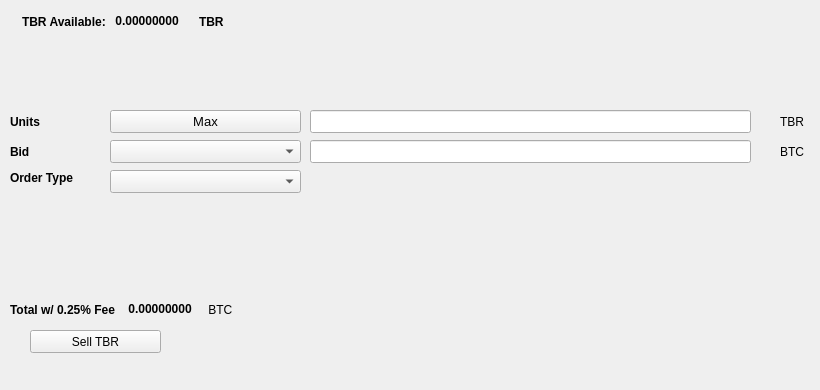
   <widget class="QWidget" name="SellTab">
    <attribute name="title">
     <string>Sell</string>
    </attribute>
    <widget class="QLabel" name="label_16">
     <property name="geometry">
      <rect>
       <x>780</x>
       <y>140</y>
       <width>31</width>
       <height>23</height>
      </rect>
     </property>
     <property name="text">
      <string>BTC</string>
     </property>
    </widget>
    <widget class="QComboBox" name="SellBidcomboBox">
     <property name="geometry">
      <rect>
       <x>110</x>
       <y>140</y>
       <width>191</width>
       <height>23</height>
      </rect>
     </property>
     <property name="font">
      <font>
       <pointsize>10</pointsize>
      </font>
     </property>
    </widget>
    <widget class="QLabel" name="label_18">
     <property name="geometry">
      <rect>
       <x>10</x>
       <y>110</y>
       <width>46</width>
       <height>23</height>
      </rect>
     </property>
     <property name="font">
      <font>
       <weight>75</weight>
       <bold>true</bold>
      </font>
     </property>
     <property name="text">
      <string>Units</string>
     </property>
    </widget>
    <widget class="QPushButton" name="Sell_Max_Amount">
     <property name="geometry">
      <rect>
       <x>110</x>
       <y>110</y>
       <width>191</width>
       <height>23</height>
      </rect>
     </property>
     <property name="font">
      <font>
       <pointsize>10</pointsize>
      </font>
     </property>
     <property name="text">
      <string>Max</string>
     </property>
    </widget>
    <widget class="QLabel" name="label_20">
     <property name="geometry">
      <rect>
       <x>10</x>
       <y>170</y>
       <width>91</width>
       <height>16</height>
      </rect>
     </property>
     <property name="font">
      <font>
       <weight>75</weight>
       <bold>true</bold>
      </font>
     </property>
     <property name="text">
      <string>Order Type</string>
     </property>
    </widget>
    <widget class="QComboBox" name="SellOrdertypeCombo">
     <property name="geometry">
      <rect>
       <x>110</x>
       <y>170</y>
       <width>191</width>
       <height>23</height>
      </rect>
     </property>
     <property name="font">
      <font>
       <pointsize>10</pointsize>
      </font>
     </property>
    </widget>
    <widget class="QLabel" name="label_21">
     <property name="geometry">
      <rect>
       <x>10</x>
       <y>140</y>
       <width>46</width>
       <height>23</height>
      </rect>
     </property>
     <property name="font">
      <font>
       <weight>75</weight>
       <bold>true</bold>
      </font>
     </property>
     <property name="text">
      <string>Bid</string>
     </property>
    </widget>
    <widget class="QLabel" name="label_22">
     <property name="geometry">
      <rect>
       <x>780</x>
       <y>110</y>
       <width>31</width>
       <height>23</height>
      </rect>
     </property>
     <property name="text">
      <string>TBR</string>
     </property>
    </widget>
    <widget class="QLineEdit" name="UnitsInputTBR">
     <property name="geometry">
      <rect>
       <x>310</x>
       <y>110</y>
       <width>441</width>
       <height>23</height>
      </rect>
     </property>
     <property name="font">
      <font>
       <pointsize>9</pointsize>
       <weight>75</weight>
       <bold>true</bold>
      </font>
     </property>
    </widget>
    <widget class="QLineEdit" name="SellBidPriceEdit">
     <property name="geometry">
      <rect>
       <x>310</x>
       <y>140</y>
       <width>441</width>
       <height>23</height>
      </rect>
     </property>
     <property name="font">
      <font>
       <pointsize>9</pointsize>
       <weight>75</weight>
       <bold>true</bold>
      </font>
     </property>
    </widget>
    <widget class="QPushButton" name="SellTBRBTN">
     <property name="geometry">
      <rect>
       <x>30</x>
       <y>330</y>
       <width>131</width>
       <height>23</height>
      </rect>
     </property>
     <property name="text">
      <string>Sell TBR</string>
     </property>
     <property name="icon">
      <iconset resource="../tiberium">
       <normaloff>:/icons/bitcoin</normaloff>:/icons/bitcoin</iconset>
     </property>
    </widget>
    <widget class="QWidget" name="layoutWidget3">
     <property name="geometry">
      <rect>
       <x>22</x>
       <y>12</y>
       <width>258</width>
       <height>19</height>
      </rect>
     </property>
     <layout class="QHBoxLayout" name="horizontalLayout">
      <item>
       <widget class="QLabel" name="label232_2">
        <property name="font">
         <font>
          <weight>75</weight>
          <bold>true</bold>
         </font>
        </property>
        <property name="text">
         <string>TBR Available:</string>
        </property>
       </widget>
      </item>
      <item>
       <widget class="QLabel" name="TBRAvailableLabel">
        <property name="palette">
         <palette>
          <active>
           <colorrole role="WindowText">
            <brush brushstyle="SolidPattern">
             <color alpha="255">
              <red>0</red>
              <green>0</green>
              <blue>0</blue>
             </color>
            </brush>
           </colorrole>
           <colorrole role="Button">
            <brush brushstyle="SolidPattern">
             <color alpha="255">
              <red>0</red>
              <green>170</green>
              <blue>0</blue>
             </color>
            </brush>
           </colorrole>
           <colorrole role="Light">
            <brush brushstyle="SolidPattern">
             <color alpha="255">
              <red>0</red>
              <green>255</green>
              <blue>0</blue>
             </color>
            </brush>
           </colorrole>
           <colorrole role="Midlight">
            <brush brushstyle="SolidPattern">
             <color alpha="255">
              <red>0</red>
              <green>212</green>
              <blue>0</blue>
             </color>
            </brush>
           </colorrole>
           <colorrole role="Dark">
            <brush brushstyle="SolidPattern">
             <color alpha="255">
              <red>0</red>
              <green>85</green>
              <blue>0</blue>
             </color>
            </brush>
           </colorrole>
           <colorrole role="Mid">
            <brush brushstyle="SolidPattern">
             <color alpha="255">
              <red>0</red>
              <green>113</green>
              <blue>0</blue>
             </color>
            </brush>
           </colorrole>
           <colorrole role="Text">
            <brush brushstyle="SolidPattern">
             <color alpha="255">
              <red>0</red>
              <green>170</green>
              <blue>0</blue>
             </color>
            </brush>
           </colorrole>
           <colorrole role="BrightText">
            <brush brushstyle="SolidPattern">
             <color alpha="255">
              <red>255</red>
              <green>255</green>
              <blue>255</blue>
             </color>
            </brush>
           </colorrole>
           <colorrole role="ButtonText">
            <brush brushstyle="SolidPattern">
             <color alpha="255">
              <red>0</red>
              <green>0</green>
              <blue>0</blue>
             </color>
            </brush>
           </colorrole>
           <colorrole role="Base">
            <brush brushstyle="SolidPattern">
             <color alpha="255">
              <red>255</red>
              <green>255</green>
              <blue>255</blue>
             </color>
            </brush>
           </colorrole>
           <colorrole role="Window">
            <brush brushstyle="SolidPattern">
             <color alpha="255">
              <red>0</red>
              <green>170</green>
              <blue>0</blue>
             </color>
            </brush>
           </colorrole>
           <colorrole role="Shadow">
            <brush brushstyle="SolidPattern">
             <color alpha="255">
              <red>0</red>
              <green>0</green>
              <blue>0</blue>
             </color>
            </brush>
           </colorrole>
           <colorrole role="AlternateBase">
            <brush brushstyle="SolidPattern">
             <color alpha="255">
              <red>127</red>
              <green>212</green>
              <blue>127</blue>
             </color>
            </brush>
           </colorrole>
           <colorrole role="ToolTipBase">
            <brush brushstyle="SolidPattern">
             <color alpha="255">
              <red>255</red>
              <green>255</green>
              <blue>220</blue>
             </color>
            </brush>
           </colorrole>
           <colorrole role="ToolTipText">
            <brush brushstyle="SolidPattern">
             <color alpha="255">
              <red>0</red>
              <green>0</green>
              <blue>0</blue>
             </color>
            </brush>
           </colorrole>
          </active>
          <inactive>
           <colorrole role="WindowText">
            <brush brushstyle="SolidPattern">
             <color alpha="255">
              <red>0</red>
              <green>0</green>
              <blue>0</blue>
             </color>
            </brush>
           </colorrole>
           <colorrole role="Button">
            <brush brushstyle="SolidPattern">
             <color alpha="255">
              <red>0</red>
              <green>170</green>
              <blue>0</blue>
             </color>
            </brush>
           </colorrole>
           <colorrole role="Light">
            <brush brushstyle="SolidPattern">
             <color alpha="255">
              <red>0</red>
              <green>255</green>
              <blue>0</blue>
             </color>
            </brush>
           </colorrole>
           <colorrole role="Midlight">
            <brush brushstyle="SolidPattern">
             <color alpha="255">
              <red>0</red>
              <green>212</green>
              <blue>0</blue>
             </color>
            </brush>
           </colorrole>
           <colorrole role="Dark">
            <brush brushstyle="SolidPattern">
             <color alpha="255">
              <red>0</red>
              <green>85</green>
              <blue>0</blue>
             </color>
            </brush>
           </colorrole>
           <colorrole role="Mid">
            <brush brushstyle="SolidPattern">
             <color alpha="255">
              <red>0</red>
              <green>113</green>
              <blue>0</blue>
             </color>
            </brush>
           </colorrole>
           <colorrole role="Text">
            <brush brushstyle="SolidPattern">
             <color alpha="255">
              <red>0</red>
              <green>170</green>
              <blue>0</blue>
             </color>
            </brush>
           </colorrole>
           <colorrole role="BrightText">
            <brush brushstyle="SolidPattern">
             <color alpha="255">
              <red>255</red>
              <green>255</green>
              <blue>255</blue>
             </color>
            </brush>
           </colorrole>
           <colorrole role="ButtonText">
            <brush brushstyle="SolidPattern">
             <color alpha="255">
              <red>0</red>
              <green>0</green>
              <blue>0</blue>
             </color>
            </brush>
           </colorrole>
           <colorrole role="Base">
            <brush brushstyle="SolidPattern">
             <color alpha="255">
              <red>255</red>
              <green>255</green>
              <blue>255</blue>
             </color>
            </brush>
           </colorrole>
           <colorrole role="Window">
            <brush brushstyle="SolidPattern">
             <color alpha="255">
              <red>0</red>
              <green>170</green>
              <blue>0</blue>
             </color>
            </brush>
           </colorrole>
           <colorrole role="Shadow">
            <brush brushstyle="SolidPattern">
             <color alpha="255">
              <red>0</red>
              <green>0</green>
              <blue>0</blue>
             </color>
            </brush>
           </colorrole>
           <colorrole role="AlternateBase">
            <brush brushstyle="SolidPattern">
             <color alpha="255">
              <red>127</red>
              <green>212</green>
              <blue>127</blue>
             </color>
            </brush>
           </colorrole>
           <colorrole role="ToolTipBase">
            <brush brushstyle="SolidPattern">
             <color alpha="255">
              <red>255</red>
              <green>255</green>
              <blue>220</blue>
             </color>
            </brush>
           </colorrole>
           <colorrole role="ToolTipText">
            <brush brushstyle="SolidPattern">
             <color alpha="255">
              <red>0</red>
              <green>0</green>
              <blue>0</blue>
             </color>
            </brush>
           </colorrole>
          </inactive>
          <disabled>
           <colorrole role="WindowText">
            <brush brushstyle="SolidPattern">
             <color alpha="255">
              <red>0</red>
              <green>85</green>
              <blue>0</blue>
             </color>
            </brush>
           </colorrole>
           <colorrole role="Button">
            <brush brushstyle="SolidPattern">
             <color alpha="255">
              <red>0</red>
              <green>170</green>
              <blue>0</blue>
             </color>
            </brush>
           </colorrole>
           <colorrole role="Light">
            <brush brushstyle="SolidPattern">
             <color alpha="255">
              <red>0</red>
              <green>255</green>
              <blue>0</blue>
             </color>
            </brush>
           </colorrole>
           <colorrole role="Midlight">
            <brush brushstyle="SolidPattern">
             <color alpha="255">
              <red>0</red>
              <green>212</green>
              <blue>0</blue>
             </color>
            </brush>
           </colorrole>
           <colorrole role="Dark">
            <brush brushstyle="SolidPattern">
             <color alpha="255">
              <red>0</red>
              <green>85</green>
              <blue>0</blue>
             </color>
            </brush>
           </colorrole>
           <colorrole role="Mid">
            <brush brushstyle="SolidPattern">
             <color alpha="255">
              <red>0</red>
              <green>113</green>
              <blue>0</blue>
             </color>
            </brush>
           </colorrole>
           <colorrole role="Text">
            <brush brushstyle="SolidPattern">
             <color alpha="255">
              <red>0</red>
              <green>85</green>
              <blue>0</blue>
             </color>
            </brush>
           </colorrole>
           <colorrole role="BrightText">
            <brush brushstyle="SolidPattern">
             <color alpha="255">
              <red>255</red>
              <green>255</green>
              <blue>255</blue>
             </color>
            </brush>
           </colorrole>
           <colorrole role="ButtonText">
            <brush brushstyle="SolidPattern">
             <color alpha="255">
              <red>0</red>
              <green>85</green>
              <blue>0</blue>
             </color>
            </brush>
           </colorrole>
           <colorrole role="Base">
            <brush brushstyle="SolidPattern">
             <color alpha="255">
              <red>0</red>
              <green>170</green>
              <blue>0</blue>
             </color>
            </brush>
           </colorrole>
           <colorrole role="Window">
            <brush brushstyle="SolidPattern">
             <color alpha="255">
              <red>0</red>
              <green>170</green>
              <blue>0</blue>
             </color>
            </brush>
           </colorrole>
           <colorrole role="Shadow">
            <brush brushstyle="SolidPattern">
             <color alpha="255">
              <red>0</red>
              <green>0</green>
              <blue>0</blue>
             </color>
            </brush>
           </colorrole>
           <colorrole role="AlternateBase">
            <brush brushstyle="SolidPattern">
             <color alpha="255">
              <red>0</red>
              <green>170</green>
              <blue>0</blue>
             </color>
            </brush>
           </colorrole>
           <colorrole role="ToolTipBase">
            <brush brushstyle="SolidPattern">
             <color alpha="255">
              <red>255</red>
              <green>255</green>
              <blue>220</blue>
             </color>
            </brush>
           </colorrole>
           <colorrole role="ToolTipText">
            <brush brushstyle="SolidPattern">
             <color alpha="255">
              <red>0</red>
              <green>0</green>
              <blue>0</blue>
             </color>
            </brush>
           </colorrole>
          </disabled>
         </palette>
        </property>
        <property name="font">
         <font>
          <weight>75</weight>
          <bold>true</bold>
         </font>
        </property>
        <property name="text">
         <string> 0.00000000 </string>
        </property>
        <property name="textInteractionFlags">
         <set>Qt::LinksAccessibleByMouse|Qt::TextSelectableByKeyboard|Qt::TextSelectableByMouse</set>
        </property>
       </widget>
      </item>
      <item>
       <widget class="QLabel" name="labelTBR">
        <property name="font">
         <font>
          <weight>75</weight>
          <bold>true</bold>
         </font>
        </property>
        <property name="text">
         <string>TBR</string>
        </property>
       </widget>
      </item>
     </layout>
    </widget>
    <widget class="QWidget" name="layoutWidget">
     <property name="geometry">
      <rect>
       <x>10</x>
       <y>300</y>
       <width>268</width>
       <height>19</height>
      </rect>
     </property>
     <layout class="QHBoxLayout" name="horizontalLayout_2">
      <item>
       <widget class="QLabel" name="label_19">
        <property name="font">
         <font>
          <weight>75</weight>
          <bold>true</bold>
         </font>
        </property>
        <property name="text">
         <string>Total w/ 0.25% Fee </string>
        </property>
       </widget>
      </item>
      <item>
       <widget class="QLabel" name="SellCostLabel">
        <property name="palette">
         <palette>
          <active>
           <colorrole role="WindowText">
            <brush brushstyle="SolidPattern">
             <color alpha="255">
              <red>0</red>
              <green>0</green>
              <blue>0</blue>
             </color>
            </brush>
           </colorrole>
           <colorrole role="Button">
            <brush brushstyle="SolidPattern">
             <color alpha="255">
              <red>0</red>
              <green>170</green>
              <blue>0</blue>
             </color>
            </brush>
           </colorrole>
           <colorrole role="Light">
            <brush brushstyle="SolidPattern">
             <color alpha="255">
              <red>0</red>
              <green>255</green>
              <blue>0</blue>
             </color>
            </brush>
           </colorrole>
           <colorrole role="Midlight">
            <brush brushstyle="SolidPattern">
             <color alpha="255">
              <red>0</red>
              <green>212</green>
              <blue>0</blue>
             </color>
            </brush>
           </colorrole>
           <colorrole role="Dark">
            <brush brushstyle="SolidPattern">
             <color alpha="255">
              <red>0</red>
              <green>85</green>
              <blue>0</blue>
             </color>
            </brush>
           </colorrole>
           <colorrole role="Mid">
            <brush brushstyle="SolidPattern">
             <color alpha="255">
              <red>0</red>
              <green>113</green>
              <blue>0</blue>
             </color>
            </brush>
           </colorrole>
           <colorrole role="Text">
            <brush brushstyle="SolidPattern">
             <color alpha="255">
              <red>0</red>
              <green>170</green>
              <blue>0</blue>
             </color>
            </brush>
           </colorrole>
           <colorrole role="BrightText">
            <brush brushstyle="SolidPattern">
             <color alpha="255">
              <red>255</red>
              <green>255</green>
              <blue>255</blue>
             </color>
            </brush>
           </colorrole>
           <colorrole role="ButtonText">
            <brush brushstyle="SolidPattern">
             <color alpha="255">
              <red>0</red>
              <green>0</green>
              <blue>0</blue>
             </color>
            </brush>
           </colorrole>
           <colorrole role="Base">
            <brush brushstyle="SolidPattern">
             <color alpha="255">
              <red>255</red>
              <green>255</green>
              <blue>255</blue>
             </color>
            </brush>
           </colorrole>
           <colorrole role="Window">
            <brush brushstyle="SolidPattern">
             <color alpha="255">
              <red>0</red>
              <green>170</green>
              <blue>0</blue>
             </color>
            </brush>
           </colorrole>
           <colorrole role="Shadow">
            <brush brushstyle="SolidPattern">
             <color alpha="255">
              <red>0</red>
              <green>0</green>
              <blue>0</blue>
             </color>
            </brush>
           </colorrole>
           <colorrole role="AlternateBase">
            <brush brushstyle="SolidPattern">
             <color alpha="255">
              <red>127</red>
              <green>212</green>
              <blue>127</blue>
             </color>
            </brush>
           </colorrole>
           <colorrole role="ToolTipBase">
            <brush brushstyle="SolidPattern">
             <color alpha="255">
              <red>255</red>
              <green>255</green>
              <blue>220</blue>
             </color>
            </brush>
           </colorrole>
           <colorrole role="ToolTipText">
            <brush brushstyle="SolidPattern">
             <color alpha="255">
              <red>0</red>
              <green>0</green>
              <blue>0</blue>
             </color>
            </brush>
           </colorrole>
          </active>
          <inactive>
           <colorrole role="WindowText">
            <brush brushstyle="SolidPattern">
             <color alpha="255">
              <red>0</red>
              <green>0</green>
              <blue>0</blue>
             </color>
            </brush>
           </colorrole>
           <colorrole role="Button">
            <brush brushstyle="SolidPattern">
             <color alpha="255">
              <red>0</red>
              <green>170</green>
              <blue>0</blue>
             </color>
            </brush>
           </colorrole>
           <colorrole role="Light">
            <brush brushstyle="SolidPattern">
             <color alpha="255">
              <red>0</red>
              <green>255</green>
              <blue>0</blue>
             </color>
            </brush>
           </colorrole>
           <colorrole role="Midlight">
            <brush brushstyle="SolidPattern">
             <color alpha="255">
              <red>0</red>
              <green>212</green>
              <blue>0</blue>
             </color>
            </brush>
           </colorrole>
           <colorrole role="Dark">
            <brush brushstyle="SolidPattern">
             <color alpha="255">
              <red>0</red>
              <green>85</green>
              <blue>0</blue>
             </color>
            </brush>
           </colorrole>
           <colorrole role="Mid">
            <brush brushstyle="SolidPattern">
             <color alpha="255">
              <red>0</red>
              <green>113</green>
              <blue>0</blue>
             </color>
            </brush>
           </colorrole>
           <colorrole role="Text">
            <brush brushstyle="SolidPattern">
             <color alpha="255">
              <red>0</red>
              <green>170</green>
              <blue>0</blue>
             </color>
            </brush>
           </colorrole>
           <colorrole role="BrightText">
            <brush brushstyle="SolidPattern">
             <color alpha="255">
              <red>255</red>
              <green>255</green>
              <blue>255</blue>
             </color>
            </brush>
           </colorrole>
           <colorrole role="ButtonText">
            <brush brushstyle="SolidPattern">
             <color alpha="255">
              <red>0</red>
              <green>0</green>
              <blue>0</blue>
             </color>
            </brush>
           </colorrole>
           <colorrole role="Base">
            <brush brushstyle="SolidPattern">
             <color alpha="255">
              <red>255</red>
              <green>255</green>
              <blue>255</blue>
             </color>
            </brush>
           </colorrole>
           <colorrole role="Window">
            <brush brushstyle="SolidPattern">
             <color alpha="255">
              <red>0</red>
              <green>170</green>
              <blue>0</blue>
             </color>
            </brush>
           </colorrole>
           <colorrole role="Shadow">
            <brush brushstyle="SolidPattern">
             <color alpha="255">
              <red>0</red>
              <green>0</green>
              <blue>0</blue>
             </color>
            </brush>
           </colorrole>
           <colorrole role="AlternateBase">
            <brush brushstyle="SolidPattern">
             <color alpha="255">
              <red>127</red>
              <green>212</green>
              <blue>127</blue>
             </color>
            </brush>
           </colorrole>
           <colorrole role="ToolTipBase">
            <brush brushstyle="SolidPattern">
             <color alpha="255">
              <red>255</red>
              <green>255</green>
              <blue>220</blue>
             </color>
            </brush>
           </colorrole>
           <colorrole role="ToolTipText">
            <brush brushstyle="SolidPattern">
             <color alpha="255">
              <red>0</red>
              <green>0</green>
              <blue>0</blue>
             </color>
            </brush>
           </colorrole>
          </inactive>
          <disabled>
           <colorrole role="WindowText">
            <brush brushstyle="SolidPattern">
             <color alpha="255">
              <red>0</red>
              <green>85</green>
              <blue>0</blue>
             </color>
            </brush>
           </colorrole>
           <colorrole role="Button">
            <brush brushstyle="SolidPattern">
             <color alpha="255">
              <red>0</red>
              <green>170</green>
              <blue>0</blue>
             </color>
            </brush>
           </colorrole>
           <colorrole role="Light">
            <brush brushstyle="SolidPattern">
             <color alpha="255">
              <red>0</red>
              <green>255</green>
              <blue>0</blue>
             </color>
            </brush>
           </colorrole>
           <colorrole role="Midlight">
            <brush brushstyle="SolidPattern">
             <color alpha="255">
              <red>0</red>
              <green>212</green>
              <blue>0</blue>
             </color>
            </brush>
           </colorrole>
           <colorrole role="Dark">
            <brush brushstyle="SolidPattern">
             <color alpha="255">
              <red>0</red>
              <green>85</green>
              <blue>0</blue>
             </color>
            </brush>
           </colorrole>
           <colorrole role="Mid">
            <brush brushstyle="SolidPattern">
             <color alpha="255">
              <red>0</red>
              <green>113</green>
              <blue>0</blue>
             </color>
            </brush>
           </colorrole>
           <colorrole role="Text">
            <brush brushstyle="SolidPattern">
             <color alpha="255">
              <red>0</red>
              <green>85</green>
              <blue>0</blue>
             </color>
            </brush>
           </colorrole>
           <colorrole role="BrightText">
            <brush brushstyle="SolidPattern">
             <color alpha="255">
              <red>255</red>
              <green>255</green>
              <blue>255</blue>
             </color>
            </brush>
           </colorrole>
           <colorrole role="ButtonText">
            <brush brushstyle="SolidPattern">
             <color alpha="255">
              <red>0</red>
              <green>85</green>
              <blue>0</blue>
             </color>
            </brush>
           </colorrole>
           <colorrole role="Base">
            <brush brushstyle="SolidPattern">
             <color alpha="255">
              <red>0</red>
              <green>170</green>
              <blue>0</blue>
             </color>
            </brush>
           </colorrole>
           <colorrole role="Window">
            <brush brushstyle="SolidPattern">
             <color alpha="255">
              <red>0</red>
              <green>170</green>
              <blue>0</blue>
             </color>
            </brush>
           </colorrole>
           <colorrole role="Shadow">
            <brush brushstyle="SolidPattern">
             <color alpha="255">
              <red>0</red>
              <green>0</green>
              <blue>0</blue>
             </color>
            </brush>
           </colorrole>
           <colorrole role="AlternateBase">
            <brush brushstyle="SolidPattern">
             <color alpha="255">
              <red>0</red>
              <green>170</green>
              <blue>0</blue>
             </color>
            </brush>
           </colorrole>
           <colorrole role="ToolTipBase">
            <brush brushstyle="SolidPattern">
             <color alpha="255">
              <red>255</red>
              <green>255</green>
              <blue>220</blue>
             </color>
            </brush>
           </colorrole>
           <colorrole role="ToolTipText">
            <brush brushstyle="SolidPattern">
             <color alpha="255">
              <red>0</red>
              <green>0</green>
              <blue>0</blue>
             </color>
            </brush>
           </colorrole>
          </disabled>
         </palette>
        </property>
        <property name="font">
         <font>
          <weight>75</weight>
          <bold>true</bold>
         </font>
        </property>
        <property name="autoFillBackground">
         <bool>false</bool>
        </property>
        <property name="text">
         <string> 0.00000000</string>
        </property>
        <property name="textInteractionFlags">
         <set>Qt::LinksAccessibleByMouse|Qt::TextSelectableByMouse</set>
        </property>
       </widget>
      </item>
      <item>
       <widget class="QLabel" name="label_17">
        <property name="font">
         <font>
          <weight>50</weight>
          <bold>false</bold>
         </font>
        </property>
        <property name="text">
         <string> BTC</string>
        </property>
       </widget>
      </item>
     </layout>
    </widget>
    <widget class="QLabel" name="label_23">
     <property name="geometry">
      <rect>
       <x>460</x>
       <y>300</y>
       <width>281</width>
       <height>81</height>
      </rect>
     </property>
     <property name="text">
      <string/>
     </property>
     <property name="pixmap">
      <pixmap>:/images/bittrex</pixmap>
     </property>
    </widget>
   </widget>
